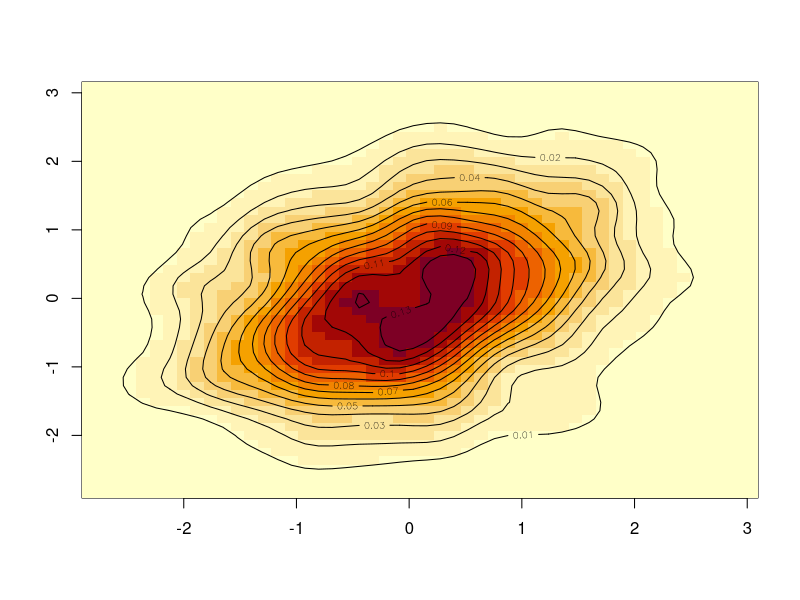

Generate this figure with R:
## ---- chunk 1
require(MASS)
mu <- c(0,0)
sigma <- matrix(c(1, 0.3, 0.3, 1), 2)
binorm <- mvrnorm(1000, mu = mu, Sigma = sigma )
# Calculate kernel density estimate
binorm.dens <- kde2d(binorm[,1], binorm[,2], n = 50)
# Contour plot overlayed on heat map image of results
image(binorm.dens) # , xlim=c(-10,10), ylim=c(-10,10))
contour(binorm.dens, add = TRUE)
